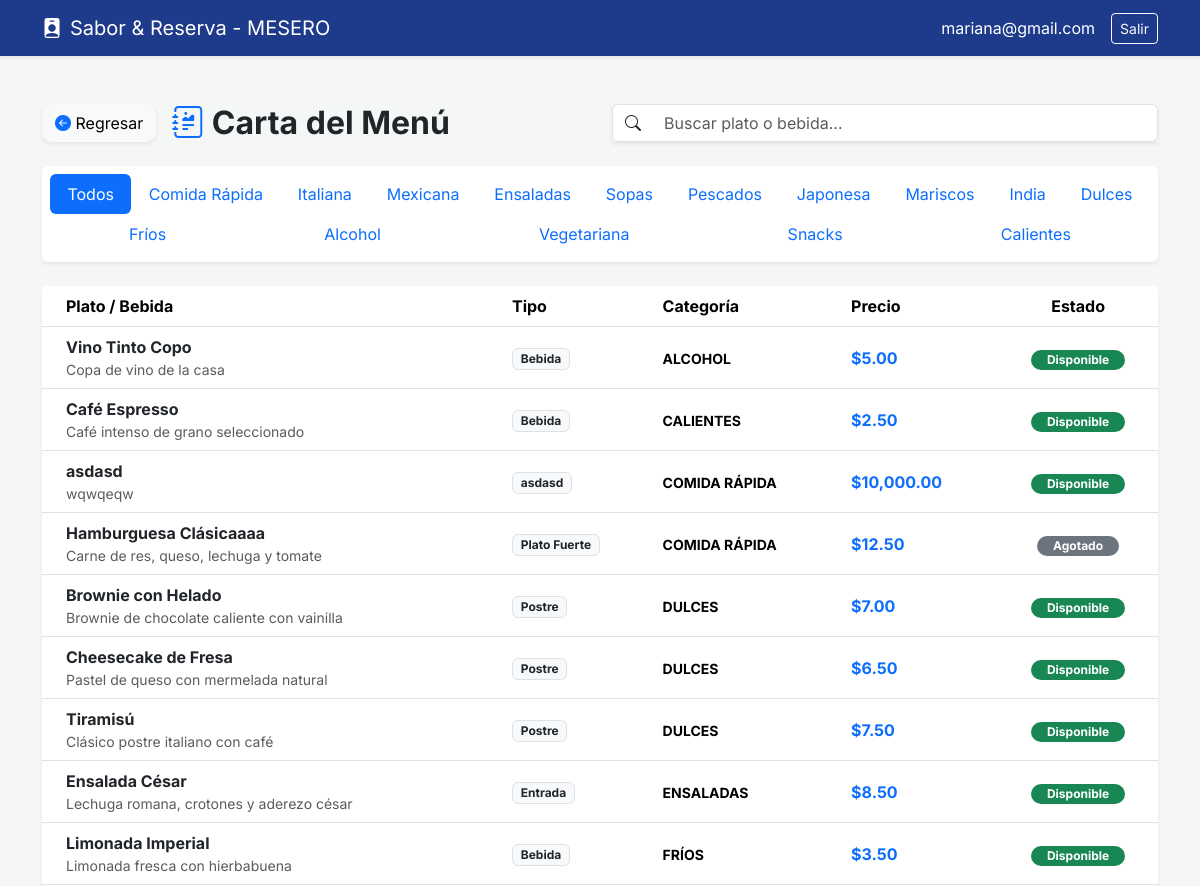
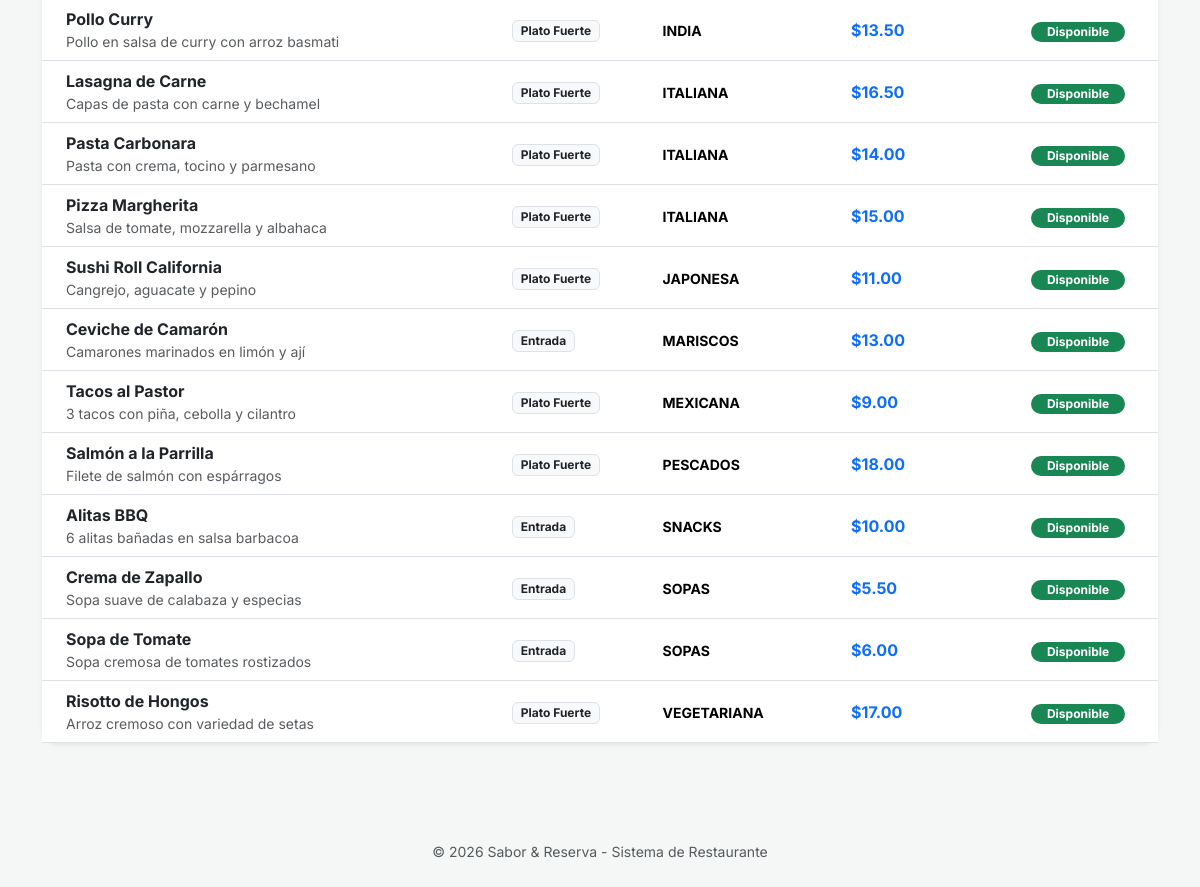
/client/mesero/views/menu/index.php (signed in), run on the app's committed database (2 pictures, top to bottom).
### tables this page shows
CREATE TABLE `menu` (
  `id_comida` int(11) NOT NULL,
  `nombre_comida` varchar(100) NOT NULL,
  `tipo` varchar(100) NOT NULL,
  `categoria` varchar(50) DEFAULT NULL,
  `precio` decimal(10,2) NOT NULL,
  `descripcion` text DEFAULT NULL,
  `disponible` tinyint(1) DEFAULT 1
);

### client/mesero/views/menu/index.php (the view, shortened to what this page needs)
<?php
include '../../layouts/parte1.php';
?>
<div class="container py-4">
    <div class="row mb-4 align-items-center">
        <div class="col-md-6 d-flex align-items-center">
            <a href="../index.php" class="btn btn-light shadow-sm me-3" style="border-radius: 10px;">
                <i class="bi bi-arrow-left-circle-fill text-primary"></i> Regresar
            </a>
            <h2 class="fw-bold mb-0"><i class="bi bi-journal-richtext text-primary"></i> Carta del Menú</h2>
        </div>
        <div class="col-md-6 mt-3 mt-md-0">
            <div class="input-group shadow-sm">
                <span class="input-group-text bg-white border-end-0"><i class="bi bi-search"></i></span>
                <input type="text" id="searchInput" class="form-control border-start-0" placeholder="Buscar plato o bebida...">
            </div>
        </div>
    </div>
    <div class="row mb-4">
        <div class="col-12">
            <ul class="nav nav-pills nav-fill bg-white p-2 rounded shadow-sm" id="categoryFilters">
                <li class="nav-item">
                    <button class="nav-link active" data-filter="all">Todos</button>
                </li>
                <?php
                $sql_cat = "SELECT DISTINCT categoria FROM menu";
                $query_cat = $pdo->prepare($sql_cat);
                $query_cat->execute();
                $categorias = $query_cat->fetchAll(PDO::FETCH_ASSOC);
                foreach($categorias as $cat) {
                    echo '<li class="nav-item">
                            <button class="nav-link" data-filter="'.strtolower($cat['categoria']).'">'.$cat['categoria'].'</button>
                          </li>';
                }
                ?>
            </ul>
        </div>
    </div>
    <div class="card border-0 shadow-sm rounded-4">
        <div class="card-body p-0">
            <div class="table-responsive">
                <table class="table table-hover align-middle mb-0" id="menuTable">
                    <thead class="bg-light">
                        <tr>
                            <th class="ps-4">Plato / Bebida</th>
                            <th>Tipo</th>
                            <th>Categoría</th>
                            <th>Precio</th>
                            <th class="text-center">Estado</th>
                        </tr>
                    </thead>
                    <tbody>
                        <?php
                        $sql_menu = "SELECT * FROM menu ORDER BY categoria ASC, nombre_comida ASC";
                        $query_menu = $pdo->prepare($sql_menu);
                        $query_menu->execute();
                        $items = $query_menu->fetchAll(PDO::FETCH_ASSOC);
                        foreach($items as $item) {
                            $disponible = $item['disponible'];
                            $clase_disponible = ($disponible == 1) ? 'bg-success' : 'bg-secondary';
                            $texto_disponible = ($disponible == 1) ? 'Disponible' : 'Agotado';
                            $filtro_cat = strtolower($item['categoria']);
                        ?>
                        <tr class="menu-item" data-category="<?php echo $filtro_cat; ?>">
                            <td class="ps-4">
                                <div class="fw-bold text-dark"><?php echo $item['nombre_comida']; ?></div>
                                <small class="text-muted d-block"><?php echo $item['descripcion']; ?></small>
                            </td>
                            <td><span class="badge bg-light text-dark border"><?php echo $item['tipo']; ?></span></td>
                            <td><span class="text-uppercase small fw-bold"><?php echo $item['categoria']; ?></span></td>
                            <td class="fw-bold text-primary">$<?php echo number_format($item['precio'], 2); ?></td>
                            <td class="text-center">
                                <span class="badge rounded-pill <?php echo $clase_disponible; ?> px-3">
                                    <?php echo $texto_disponible; ?>
                                </span>
                            </td>
                        </tr>
                        <?php } ?>
                    </tbody>
                </table>
            </div>
        </div>
    </div>
</div>
<?php include '../../layouts/parte2.php'; ?>

### client/mesero/layouts/parte1.php (style rules this page uses)
body { font-family: 'Inter', sans-serif; background-color: #f4f7f6; }

### data on the page
menu: nombre_comida "Vino Tinto Copo", descripcion "Copa de vino de la casa", tipo "Bebida", categoria "ALCOHOL", precio "5.00", disponible "Disponible"
menu: nombre_comida "Café Espresso", descripcion "Café intenso de grano seleccionado", tipo "Bebida", categoria "CALIENTES", precio "2.50", disponible "Disponible"
menu: nombre_comida "asdasd", descripcion "wqwqeqw", tipo "asdasd", categoria "COMIDA RÁPIDA", precio "10,000.00", disponible "Disponible"
menu: nombre_comida "Hamburguesa Clásicaaaa", descripcion "Carne de res, queso, lechuga y tomate", tipo "Plato Fuerte", categoria "COMIDA RÁPIDA", precio "12.50", disponible "Agotado"
menu: nombre_comida "Brownie con Helado", descripcion "Brownie de chocolate caliente con vainilla", tipo "Postre", categoria "DULCES", precio "7.00", disponible "Disponible"
menu: nombre_comida "Cheesecake de Fresa", descripcion "Pastel de queso con mermelada natural", tipo "Postre", categoria "DULCES", precio "6.50", disponible "Disponible"
menu: nombre_comida "Tiramisú", descripcion "Clásico postre italiano con café", tipo "Postre", categoria "DULCES", precio "7.50", disponible "Disponible"
menu: nombre_comida "Ensalada César", descripcion "Lechuga romana, crotones y aderezo césar", tipo "Entrada", categoria "ENSALADAS", precio "8.50", disponible "Disponible"
menu: nombre_comida "Limonada Imperial", descripcion "Limonada fresca con hierbabuena", tipo "Bebida", categoria "FRÍOS", precio "3.50", disponible "Disponible"
menu: nombre_comida "Pollo Curry", descripcion "Pollo en salsa de curry con arroz basmati", tipo "Plato Fuerte", categoria "INDIA", precio "13.50", disponible "Disponible"
menu: nombre_comida "Lasagna de Carne", descripcion "Capas de pasta con carne y bechamel", tipo "Plato Fuerte", categoria "ITALIANA", precio "16.50", disponible "Disponible"
menu: nombre_comida "Pasta Carbonara", descripcion "Pasta con crema, tocino y parmesano", tipo "Plato Fuerte", categoria "ITALIANA", precio "14.00", disponible "Disponible"
menu: nombre_comida "Pizza Margherita", descripcion "Salsa de tomate, mozzarella y albahaca", tipo "Plato Fuerte", categoria "ITALIANA", precio "15.00", disponible "Disponible"
menu: nombre_comida "Sushi Roll California", descripcion "Cangrejo, aguacate y pepino", tipo "Plato Fuerte", categoria "JAPONESA", precio "11.00", disponible "Disponible"
menu: nombre_comida "Ceviche de Camarón", descripcion "Camarones marinados en limón y ají", tipo "Entrada", categoria "MARISCOS", precio "13.00", disponible "Disponible"
menu: nombre_comida "Tacos al Pastor", descripcion "3 tacos con piña, cebolla y cilantro", tipo "Plato Fuerte", categoria "MEXICANA", precio "9.00", disponible "Disponible"
menu: nombre_comida "Salmón a la Parrilla", descripcion "Filete de salmón con espárragos", tipo "Plato Fuerte", categoria "PESCADOS", precio "18.00", disponible "Disponible"
menu: nombre_comida "Alitas BBQ", descripcion "6 alitas bañadas en salsa barbacoa", tipo "Entrada", categoria "SNACKS", precio "10.00", disponible "Disponible"
menu: nombre_comida "Crema de Zapallo", descripcion "Sopa suave de calabaza y especias", tipo "Entrada", categoria "SOPAS", precio "5.50", disponible "Disponible"
menu: nombre_comida "Sopa de Tomate", descripcion "Sopa cremosa de tomates rostizados", tipo "Entrada", categoria "SOPAS", precio "6.00", disponible "Disponible"
menu: nombre_comida "Risotto de Hongos", descripcion "Arroz cremoso con variedad de setas", tipo "Plato Fuerte", categoria "VEGETARIANA", precio "17.00", disponible "Disponible"

### other printed values
APP_NAME "Sabor & Reserva"
$_SESSION['sesionmesero'] "mariana@gmail.com"
$cat['categoria'] "Comida Rápida"
$cat['categoria'] "Italiana"
$cat['categoria'] "Mexicana"
$cat['categoria'] "Ensaladas"
$cat['categoria'] "Sopas"
$cat['categoria'] "Pescados"
$cat['categoria'] "Japonesa"
$cat['categoria'] "Mariscos"
$cat['categoria'] "India"
$cat['categoria'] "Dulces"
$cat['categoria'] "Fríos"
$cat['categoria'] "Alcohol"
$cat['categoria'] "Vegetariana"
